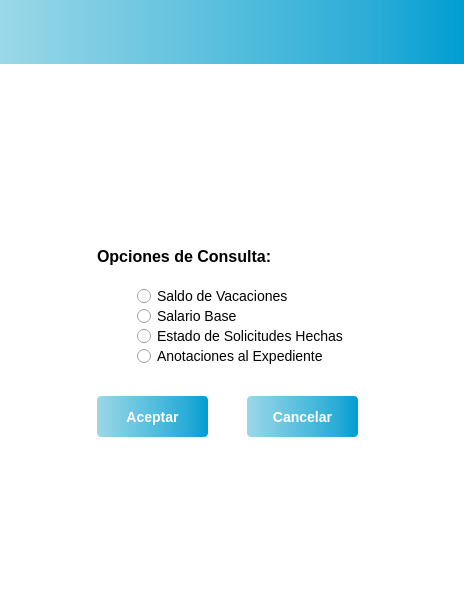
<?xml version="1.0" encoding="UTF-8"?>
<ui version="4.0">
 <class>UsuarioConsultas</class>
 <widget class="QWidget" name="UsuarioConsultas">
  <property name="geometry">
   <rect>
    <x>0</x>
    <y>0</y>
    <width>464</width>
    <height>600</height>
   </rect>
  </property>
  <property name="windowTitle">
   <string>UsuarioConsultas</string>
  </property>
  <property name="styleSheet">
   <string notr="true">/*
#menuForm { 
background: rba(0, 0, 0, 80);
border-radius: 8px;
}
*/
#UsuarioConsultas {background: rgba(255, 255, 255, 1)}
#topPanel {
background-color: qlineargradient(spread:pad, x1:0, y1:0, x2:1, y2:0, stop:0 #9bd8e7, stop:0.2 #7fcde3, stop:0.4 #63c3df, stop:0.6 #47b8db, stop:0.8 #2bacd7, stop:1 #009ed2);
}

/*
#loginButton {
color: black;
backgroun-color: #27a9e3;
border-width: 0px;
border-radius: 3px;
}
*/
</string>
  </property>
  <layout class="QVBoxLayout" name="verticalLayout">
   <property name="leftMargin">
    <number>0</number>
   </property>
   <property name="topMargin">
    <number>0</number>
   </property>
   <property name="rightMargin">
    <number>0</number>
   </property>
   <property name="bottomMargin">
    <number>0</number>
   </property>
   <item>
    <widget class="QWidget" name="topPanel" native="true">
     <layout class="QHBoxLayout" name="horizontalLayout_3">
      <property name="topMargin">
       <number>55</number>
      </property>
     </layout>
    </widget>
   </item>
   <item>
    <layout class="QHBoxLayout" name="horizontalLayout_4">
     <property name="topMargin">
      <number>0</number>
     </property>
     <item>
      <widget class="QLabel" name="label">
       <property name="sizePolicy">
        <sizepolicy hsizetype="Fixed" vsizetype="Fixed">
         <horstretch>0</horstretch>
         <verstretch>0</verstretch>
        </sizepolicy>
       </property>
       <property name="minimumSize">
        <size>
         <width>150</width>
         <height>150</height>
        </size>
       </property>
       <property name="styleSheet">
        <string notr="true"/>
       </property>
       <property name="text">
        <string/>
       </property>
       <property name="pixmap">
        <pixmap resource="resources.qrc">:/logo/Images/Logo3.png</pixmap>
       </property>
      </widget>
     </item>
    </layout>
   </item>
   <item>
    <spacer name="verticalSpacer_2">
     <property name="orientation">
      <enum>Qt::Vertical</enum>
     </property>
     <property name="sizeType">
      <enum>QSizePolicy::Fixed</enum>
     </property>
     <property name="sizeHint" stdset="0">
      <size>
       <width>20</width>
       <height>20</height>
      </size>
     </property>
    </spacer>
   </item>
   <item>
    <layout class="QHBoxLayout" name="horizontalLayout_5">
     <property name="topMargin">
      <number>0</number>
     </property>
     <item>
      <widget class="QFrame" name="menuForm">
       <property name="sizePolicy">
        <sizepolicy hsizetype="Fixed" vsizetype="Fixed">
         <horstretch>0</horstretch>
         <verstretch>0</verstretch>
        </sizepolicy>
       </property>
       <property name="minimumSize">
        <size>
         <width>350</width>
         <height>200</height>
        </size>
       </property>
       <widget class="QRadioButton" name="radioButton_3">
        <property name="geometry">
         <rect>
          <x>80</x>
          <y>80</y>
          <width>211</width>
          <height>20</height>
         </rect>
        </property>
        <property name="styleSheet">
         <string notr="true">font: large &quot;Arial&quot;;
font-size: 14px;</string>
        </property>
        <property name="text">
         <string>Estado de Solicitudes Hechas</string>
        </property>
       </widget>
       <widget class="QRadioButton" name="radioButton_4">
        <property name="geometry">
         <rect>
          <x>80</x>
          <y>100</y>
          <width>191</width>
          <height>20</height>
         </rect>
        </property>
        <property name="styleSheet">
         <string notr="true">font: large &quot;Arial&quot;;
font-size: 14px;</string>
        </property>
        <property name="text">
         <string>Anotaciones al Expediente</string>
        </property>
       </widget>
       <widget class="QRadioButton" name="radioButton_2">
        <property name="geometry">
         <rect>
          <x>80</x>
          <y>60</y>
          <width>151</width>
          <height>20</height>
         </rect>
        </property>
        <property name="sizePolicy">
         <sizepolicy hsizetype="Ignored" vsizetype="MinimumExpanding">
          <horstretch>0</horstretch>
          <verstretch>0</verstretch>
         </sizepolicy>
        </property>
        <property name="styleSheet">
         <string notr="true">font: large &quot;Arial&quot;;
font-size: 14px;</string>
        </property>
        <property name="text">
         <string>Salario Base</string>
        </property>
       </widget>
       <widget class="QRadioButton" name="radioButton_1">
        <property name="geometry">
         <rect>
          <x>80</x>
          <y>40</y>
          <width>151</width>
          <height>20</height>
         </rect>
        </property>
        <property name="styleSheet">
         <string notr="true">font: large &quot;Arial&quot;;
font-size: 14px;</string>
        </property>
        <property name="text">
         <string>Saldo de Vacaciones</string>
        </property>
       </widget>
       <widget class="QLabel" name="label_2">
        <property name="geometry">
         <rect>
          <x>40</x>
          <y>0</y>
          <width>181</width>
          <height>21</height>
         </rect>
        </property>
        <property name="styleSheet">
         <string notr="true">font: large &quot;Arial&quot;;
font-size: 16px;
font-weight: bold;</string>
        </property>
        <property name="text">
         <string>Opciones de Consulta:</string>
        </property>
       </widget>
       <widget class="QPushButton" name="acceptButton">
        <property name="geometry">
         <rect>
          <x>40</x>
          <y>150</y>
          <width>111</width>
          <height>41</height>
         </rect>
        </property>
        <property name="styleSheet">
         <string notr="true">#acceptButton {
background-color: qlineargradient(spread:pad, x1:0, y1:0, x2:1, y2:0, stop:0 #9bd8e7, stop:0.2 #7fcde3, stop:0.4 #63c3df, stop:0.6 #47b8db, stop:0.8 #2bacd7, stop:1 #009ed2);
border: none;
color: #fff;
padding: 10px 20px;
border-radius: 4px;
font-weight: 1000;
font-family: &quot;Arial Black&quot;, sans-serif;
font-weight: bold;
font-size: 14px;
}

#acceptButton:pressed {
background-color: #cccccc;
}

#acceptButton:checked {
background-color: #cccccc;
}</string>
        </property>
        <property name="text">
         <string>Aceptar</string>
        </property>
       </widget>
       <widget class="QPushButton" name="cancelButton">
        <property name="geometry">
         <rect>
          <x>190</x>
          <y>150</y>
          <width>111</width>
          <height>41</height>
         </rect>
        </property>
        <property name="styleSheet">
         <string notr="true">#cancelButton {
background-color: qlineargradient(spread:pad, x1:0, y1:0, x2:1, y2:0, stop:0 #9bd8e7, stop:0.2 #7fcde3, stop:0.4 #63c3df, stop:0.6 #47b8db, stop:0.8 #2bacd7, stop:1 #009ed2);
border: none;
color: #fff;
padding: 10px 20px;
border-radius: 4px;
font-weight: 1000;
font-family: &quot;Arial Black&quot;, sans-serif;
font-weight: bold;
font-size: 14px;
}

#cancelButton:pressed {
background-color: #cccccc;
}

#cancelButton:checked {
background-color: #cccccc;
}</string>
        </property>
        <property name="text">
         <string>Cancelar</string>
        </property>
       </widget>
      </widget>
     </item>
    </layout>
   </item>
   <item>
    <layout class="QHBoxLayout" name="horizontalLayout">
     <property name="topMargin">
      <number>20</number>
     </property>
     <item>
      <spacer name="horizontalSpacer">
       <property name="orientation">
        <enum>Qt::Horizontal</enum>
       </property>
       <property name="sizeType">
        <enum>QSizePolicy::Fixed</enum>
       </property>
       <property name="sizeHint" stdset="0">
        <size>
         <width>305</width>
         <height>20</height>
        </size>
       </property>
      </spacer>
     </item>
     <item>
      <widget class="QPushButton" name="logout">
       <property name="sizePolicy">
        <sizepolicy hsizetype="Fixed" vsizetype="Fixed">
         <horstretch>50</horstretch>
         <verstretch>50</verstretch>
        </sizepolicy>
       </property>
       <property name="styleSheet">
        <string notr="true">#logout {
background-color: white;
/*padding: 10px 20px;*/
border-radius: 4px;
}

#logout:pressed {
background-color: white;
}

#logout:checked {
background-color: white;
}</string>
       </property>
       <property name="text">
        <string/>
       </property>
       <property name="icon">
        <iconset resource="resources.qrc">
         <normaloff>:/icons/Images/logout.png</normaloff>:/icons/Images/logout.png</iconset>
       </property>
       <property name="iconSize">
        <size>
         <width>50</width>
         <height>40</height>
        </size>
       </property>
      </widget>
     </item>
    </layout>
   </item>
   <item>
    <spacer name="verticalSpacer">
     <property name="orientation">
      <enum>Qt::Vertical</enum>
     </property>
     <property name="sizeHint" stdset="0">
      <size>
       <width>20</width>
       <height>30</height>
      </size>
     </property>
    </spacer>
   </item>
  </layout>
 </widget>
 <resources>
  <include location="resources.qrc"/>
 </resources>
 <connections/>
</ui>
